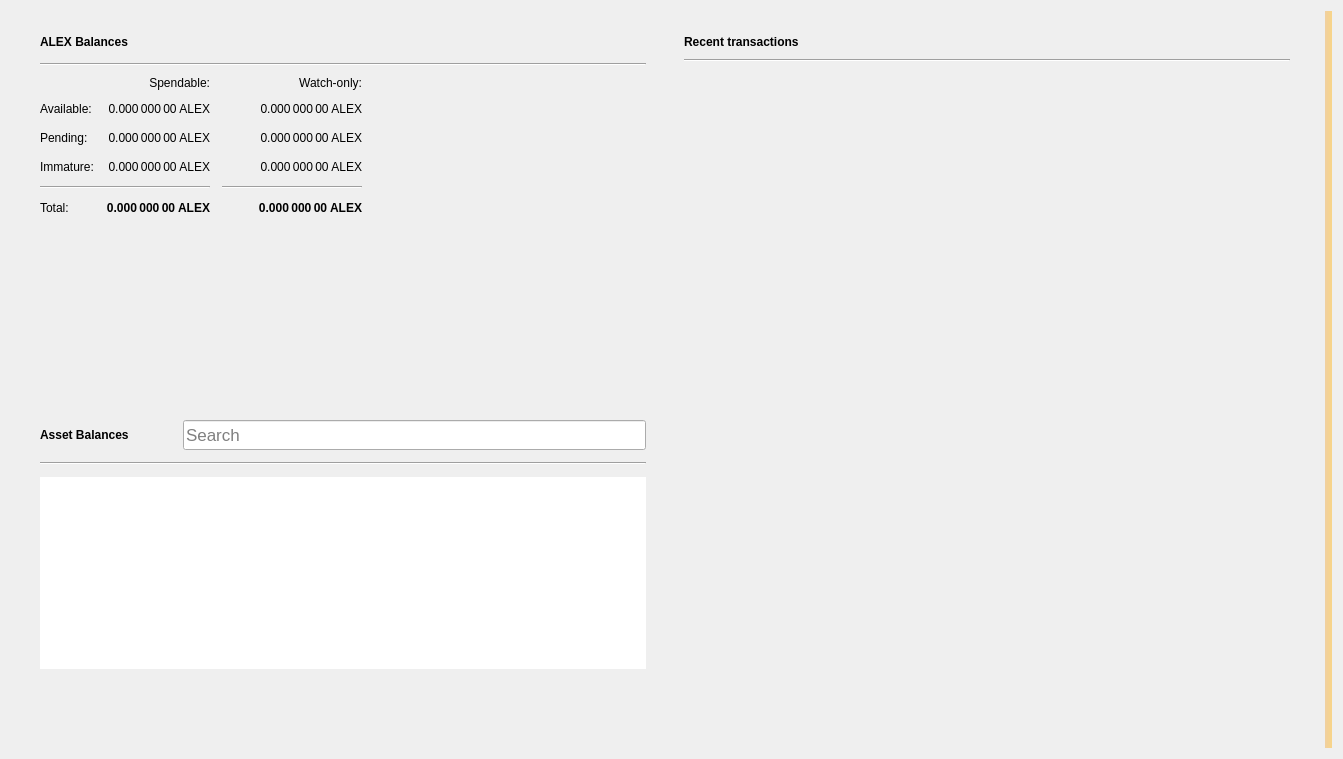
<?xml version="1.0" encoding="UTF-8"?>
<ui version="4.0">
 <class>OverviewPage</class>
 <widget class="QWidget" name="OverviewPage">
  <property name="geometry">
   <rect>
    <x>0</x>
    <y>0</y>
    <width>1343</width>
    <height>759</height>
   </rect>
  </property>
  <property name="minimumSize">
   <size>
    <width>760</width>
    <height>0</height>
   </size>
  </property>
  <property name="windowTitle">
   <string>Form</string>
  </property>
  <property name="autoFillBackground">
   <bool>false</bool>
  </property>
  <layout class="QGridLayout" name="gridLayout_3">
   <item row="0" column="1">
    <layout class="QVBoxLayout" name="verticalLayout_7">
     <property name="spacing">
      <number>0</number>
     </property>
     <property name="leftMargin">
      <number>0</number>
     </property>
     <property name="topMargin">
      <number>0</number>
     </property>
     <property name="rightMargin">
      <number>0</number>
     </property>
     <property name="bottomMargin">
      <number>0</number>
     </property>
     <item>
      <layout class="QHBoxLayout" name="horizontalLayout" stretch="0,0">
       <property name="spacing">
        <number>20</number>
       </property>
       <property name="sizeConstraint">
        <enum>QLayout::SetMinAndMaxSize</enum>
       </property>
       <property name="leftMargin">
        <number>20</number>
       </property>
       <property name="topMargin">
        <number>20</number>
       </property>
       <property name="rightMargin">
        <number>20</number>
       </property>
       <property name="bottomMargin">
        <number>20</number>
       </property>
       <item>
        <layout class="QVBoxLayout" name="verticalLayout_2">
         <property name="spacing">
          <number>0</number>
         </property>
         <property name="rightMargin">
          <number>0</number>
         </property>
         <item>
          <widget class="QFrame" name="frame">
           <property name="sizePolicy">
            <sizepolicy hsizetype="Preferred" vsizetype="Preferred">
             <horstretch>0</horstretch>
             <verstretch>0</verstretch>
            </sizepolicy>
           </property>
           <property name="minimumSize">
            <size>
             <width>350</width>
             <height>180</height>
            </size>
           </property>
           <property name="frameShape">
            <enum>QFrame::NoFrame</enum>
           </property>
           <property name="frameShadow">
            <enum>QFrame::Raised</enum>
           </property>
           <property name="lineWidth">
            <number>5</number>
           </property>
           <layout class="QVBoxLayout" name="verticalLayout_4">
            <property name="spacing">
             <number>10</number>
            </property>
            <property name="topMargin">
             <number>0</number>
            </property>
            <property name="bottomMargin">
             <number>0</number>
            </property>
            <item>
             <layout class="QHBoxLayout" name="horizontalLayout_4">
              <property name="spacing">
               <number>6</number>
              </property>
              <item>
               <widget class="QLabel" name="rvnBalancesLabel">
                <property name="font">
                 <font>
                  <weight>75</weight>
                  <bold>true</bold>
                 </font>
                </property>
                <property name="text">
                 <string>ALEX Balances</string>
                </property>
               </widget>
              </item>
              <item>
               <widget class="QPushButton" name="labelWalletStatus">
                <property name="enabled">
                 <bool>true</bool>
                </property>
                <property name="maximumSize">
                 <size>
                  <width>30</width>
                  <height>16777215</height>
                 </size>
                </property>
                <property name="toolTip">
                 <string>The displayed information may be out of date. Your wallet automatically synchronizes with the Alex network after a connection is established, but this process has not completed yet.</string>
                </property>
                <property name="text">
                 <string/>
                </property>
                <property name="icon">
                 <iconset>
                  <normaloff>:/icons/warning</normaloff>
                  <disabledoff>:/icons/warning</disabledoff>:/icons/warning</iconset>
                </property>
                <property name="iconSize">
                 <size>
                  <width>24</width>
                  <height>24</height>
                 </size>
                </property>
                <property name="flat">
                 <bool>true</bool>
                </property>
               </widget>
              </item>
              <item>
               <spacer name="horizontalSpacer_3">
                <property name="orientation">
                 <enum>Qt::Horizontal</enum>
                </property>
                <property name="sizeHint" stdset="0">
                 <size>
                  <width>40</width>
                  <height>20</height>
                 </size>
                </property>
               </spacer>
              </item>
             </layout>
            </item>
            <item>
             <widget class="Line" name="line_2">
              <property name="orientation">
               <enum>Qt::Horizontal</enum>
              </property>
             </widget>
            </item>
            <item>
             <layout class="QGridLayout" name="gridLayout">
              <property name="bottomMargin">
               <number>5</number>
              </property>
              <property name="spacing">
               <number>12</number>
              </property>
              <item row="3" column="2">
               <widget class="QLabel" name="labelWatchImmature">
                <property name="font">
                 <font>
                  <weight>50</weight>
                  <bold>false</bold>
                 </font>
                </property>
                <property name="cursor">
                 <cursorShape>IBeamCursor</cursorShape>
                </property>
                <property name="toolTip">
                 <string>Mined balance in watch-only addresses that has not yet matured</string>
                </property>
                <property name="text">
                 <string notr="true">0.000 000 00 ALEX</string>
                </property>
                <property name="alignment">
                 <set>Qt::AlignRight|Qt::AlignTrailing|Qt::AlignVCenter</set>
                </property>
                <property name="textInteractionFlags">
                 <set>Qt::LinksAccessibleByMouse|Qt::TextSelectableByKeyboard|Qt::TextSelectableByMouse</set>
                </property>
               </widget>
              </item>
              <item row="2" column="3">
               <spacer name="horizontalSpacer_2">
                <property name="orientation">
                 <enum>Qt::Horizontal</enum>
                </property>
                <property name="sizeHint" stdset="0">
                 <size>
                  <width>40</width>
                  <height>20</height>
                 </size>
                </property>
               </spacer>
              </item>
              <item row="1" column="0">
               <widget class="QLabel" name="labelBalanceText">
                <property name="text">
                 <string>Available:</string>
                </property>
               </widget>
              </item>
              <item row="1" column="2">
               <widget class="QLabel" name="labelWatchAvailable">
                <property name="font">
                 <font>
                  <weight>50</weight>
                  <bold>false</bold>
                 </font>
                </property>
                <property name="cursor">
                 <cursorShape>IBeamCursor</cursorShape>
                </property>
                <property name="toolTip">
                 <string>Your current balance in watch-only addresses</string>
                </property>
                <property name="text">
                 <string notr="true">0.000 000 00 ALEX</string>
                </property>
                <property name="alignment">
                 <set>Qt::AlignRight|Qt::AlignTrailing|Qt::AlignVCenter</set>
                </property>
                <property name="textInteractionFlags">
                 <set>Qt::LinksAccessibleByMouse|Qt::TextSelectableByKeyboard|Qt::TextSelectableByMouse</set>
                </property>
               </widget>
              </item>
              <item row="2" column="1">
               <widget class="QLabel" name="labelUnconfirmed">
                <property name="font">
                 <font>
                  <weight>50</weight>
                  <bold>false</bold>
                 </font>
                </property>
                <property name="cursor">
                 <cursorShape>IBeamCursor</cursorShape>
                </property>
                <property name="toolTip">
                 <string>Total of transactions that have yet to be confirmed, and do not yet count toward the spendable balance</string>
                </property>
                <property name="text">
                 <string notr="true">0.000 000 00 ALEX</string>
                </property>
                <property name="alignment">
                 <set>Qt::AlignRight|Qt::AlignTrailing|Qt::AlignVCenter</set>
                </property>
                <property name="textInteractionFlags">
                 <set>Qt::LinksAccessibleByMouse|Qt::TextSelectableByKeyboard|Qt::TextSelectableByMouse</set>
                </property>
               </widget>
              </item>
              <item row="4" column="2">
               <widget class="Line" name="lineWatchBalance">
                <property name="sizePolicy">
                 <sizepolicy hsizetype="Preferred" vsizetype="Fixed">
                  <horstretch>0</horstretch>
                  <verstretch>0</verstretch>
                 </sizepolicy>
                </property>
                <property name="minimumSize">
                 <size>
                  <width>140</width>
                  <height>0</height>
                 </size>
                </property>
                <property name="orientation">
                 <enum>Qt::Horizontal</enum>
                </property>
               </widget>
              </item>
              <item row="0" column="1">
               <widget class="QLabel" name="labelSpendable">
                <property name="text">
                 <string>Spendable:</string>
                </property>
                <property name="alignment">
                 <set>Qt::AlignRight|Qt::AlignTrailing|Qt::AlignVCenter</set>
                </property>
               </widget>
              </item>
              <item row="3" column="0">
               <widget class="QLabel" name="labelImmatureText">
                <property name="text">
                 <string>Immature:</string>
                </property>
               </widget>
              </item>
              <item row="5" column="2">
               <widget class="QLabel" name="labelWatchTotal">
                <property name="font">
                 <font>
                  <weight>75</weight>
                  <bold>true</bold>
                 </font>
                </property>
                <property name="cursor">
                 <cursorShape>IBeamCursor</cursorShape>
                </property>
                <property name="toolTip">
                 <string>Current total balance in watch-only addresses</string>
                </property>
                <property name="text">
                 <string notr="true">0.000 000 00 ALEX</string>
                </property>
                <property name="alignment">
                 <set>Qt::AlignRight|Qt::AlignTrailing|Qt::AlignVCenter</set>
                </property>
                <property name="textInteractionFlags">
                 <set>Qt::LinksAccessibleByMouse|Qt::TextSelectableByKeyboard|Qt::TextSelectableByMouse</set>
                </property>
               </widget>
              </item>
              <item row="4" column="0" colspan="2">
               <widget class="Line" name="line">
                <property name="orientation">
                 <enum>Qt::Horizontal</enum>
                </property>
               </widget>
              </item>
              <item row="0" column="2">
               <widget class="QLabel" name="labelWatchonly">
                <property name="text">
                 <string>Watch-only:</string>
                </property>
                <property name="alignment">
                 <set>Qt::AlignRight|Qt::AlignTrailing|Qt::AlignVCenter</set>
                </property>
               </widget>
              </item>
              <item row="5" column="1">
               <widget class="QLabel" name="labelTotal">
                <property name="font">
                 <font>
                  <weight>75</weight>
                  <bold>true</bold>
                 </font>
                </property>
                <property name="cursor">
                 <cursorShape>IBeamCursor</cursorShape>
                </property>
                <property name="toolTip">
                 <string>Your current total balance</string>
                </property>
                <property name="text">
                 <string notr="true">0.000 000 00 ALEX</string>
                </property>
                <property name="alignment">
                 <set>Qt::AlignRight|Qt::AlignTrailing|Qt::AlignVCenter</set>
                </property>
                <property name="textInteractionFlags">
                 <set>Qt::LinksAccessibleByMouse|Qt::TextSelectableByKeyboard|Qt::TextSelectableByMouse</set>
                </property>
               </widget>
              </item>
              <item row="1" column="1">
               <widget class="QLabel" name="labelBalance">
                <property name="font">
                 <font>
                  <weight>50</weight>
                  <bold>false</bold>
                 </font>
                </property>
                <property name="cursor">
                 <cursorShape>IBeamCursor</cursorShape>
                </property>
                <property name="toolTip">
                 <string>Your current spendable balance</string>
                </property>
                <property name="text">
                 <string notr="true">0.000 000 00 ALEX</string>
                </property>
                <property name="alignment">
                 <set>Qt::AlignRight|Qt::AlignTrailing|Qt::AlignVCenter</set>
                </property>
                <property name="textInteractionFlags">
                 <set>Qt::LinksAccessibleByMouse|Qt::TextSelectableByKeyboard|Qt::TextSelectableByMouse</set>
                </property>
               </widget>
              </item>
              <item row="2" column="0">
               <widget class="QLabel" name="labelPendingText">
                <property name="text">
                 <string>Pending:</string>
                </property>
               </widget>
              </item>
              <item row="5" column="0">
               <widget class="QLabel" name="labelTotalText">
                <property name="text">
                 <string>Total:</string>
                </property>
               </widget>
              </item>
              <item row="3" column="1">
               <widget class="QLabel" name="labelImmature">
                <property name="font">
                 <font>
                  <weight>50</weight>
                  <bold>false</bold>
                 </font>
                </property>
                <property name="cursor">
                 <cursorShape>IBeamCursor</cursorShape>
                </property>
                <property name="toolTip">
                 <string>Mined balance that has not yet matured</string>
                </property>
                <property name="text">
                 <string notr="true">0.000 000 00 ALEX</string>
                </property>
                <property name="alignment">
                 <set>Qt::AlignRight|Qt::AlignTrailing|Qt::AlignVCenter</set>
                </property>
                <property name="textInteractionFlags">
                 <set>Qt::LinksAccessibleByMouse|Qt::TextSelectableByKeyboard|Qt::TextSelectableByMouse</set>
                </property>
               </widget>
              </item>
              <item row="2" column="2">
               <widget class="QLabel" name="labelWatchPending">
                <property name="font">
                 <font>
                  <weight>50</weight>
                  <bold>false</bold>
                 </font>
                </property>
                <property name="cursor">
                 <cursorShape>IBeamCursor</cursorShape>
                </property>
                <property name="toolTip">
                 <string>Unconfirmed transactions to watch-only addresses</string>
                </property>
                <property name="text">
                 <string notr="true">0.000 000 00 ALEX</string>
                </property>
                <property name="alignment">
                 <set>Qt::AlignRight|Qt::AlignTrailing|Qt::AlignVCenter</set>
                </property>
                <property name="textInteractionFlags">
                 <set>Qt::LinksAccessibleByMouse|Qt::TextSelectableByKeyboard|Qt::TextSelectableByMouse</set>
                </property>
               </widget>
              </item>
             </layout>
            </item>
           </layout>
          </widget>
         </item>
         <item>
          <widget class="QWidget" name="assetVerticalSpaceWidget2" native="true">
           <property name="autoFillBackground">
            <bool>false</bool>
           </property>
           <layout class="QVBoxLayout" name="verticalLayout_6">
            <item>
             <spacer name="verticalSpacer_4">
              <property name="orientation">
               <enum>Qt::Vertical</enum>
              </property>
              <property name="sizeType">
               <enum>QSizePolicy::MinimumExpanding</enum>
              </property>
              <property name="sizeHint" stdset="0">
               <size>
                <width>20</width>
                <height>10</height>
               </size>
              </property>
             </spacer>
            </item>
           </layout>
          </widget>
         </item>
         <item>
          <widget class="QFrame" name="assetFrame">
           <property name="minimumSize">
            <size>
             <width>350</width>
             <height>150</height>
            </size>
           </property>
           <property name="autoFillBackground">
            <bool>true</bool>
           </property>
           <property name="frameShape">
            <enum>QFrame::NoFrame</enum>
           </property>
           <property name="frameShadow">
            <enum>QFrame::Plain</enum>
           </property>
           <property name="lineWidth">
            <number>0</number>
           </property>
           <layout class="QVBoxLayout" name="verticalLayout_5">
            <property name="spacing">
             <number>12</number>
            </property>
            <item>
             <layout class="QHBoxLayout" name="assetBalanceHorizontalLayout">
              <item alignment="Qt::AlignVCenter">
               <widget class="QLabel" name="assetBalanceLabel">
                <property name="font">
                 <font>
                  <weight>75</weight>
                  <bold>true</bold>
                 </font>
                </property>
                <property name="text">
                 <string>Asset Balances</string>
                </property>
               </widget>
              </item>
              <item>
               <widget class="QPushButton" name="labelAssetStatus">
                <property name="enabled">
                 <bool>true</bool>
                </property>
                <property name="maximumSize">
                 <size>
                  <width>30</width>
                  <height>16777215</height>
                 </size>
                </property>
                <property name="toolTip">
                 <string>The displayed information may be out of date. Your wallet automatically synchronizes with the Alex network after a connection is established, but this process has not completed yet.</string>
                </property>
                <property name="text">
                 <string/>
                </property>
                <property name="icon">
                 <iconset>
                  <normaloff>:/icons/warning</normaloff>
                  <disabledoff>:/icons/warning</disabledoff>:/icons/warning</iconset>
                </property>
                <property name="iconSize">
                 <size>
                  <width>24</width>
                  <height>24</height>
                 </size>
                </property>
                <property name="flat">
                 <bool>true</bool>
                </property>
               </widget>
              </item>
              <item alignment="Qt::AlignBottom">
               <widget class="QLineEdit" name="assetSearch">
                <property name="sizePolicy">
                 <sizepolicy hsizetype="Expanding" vsizetype="Preferred">
                  <horstretch>0</horstretch>
                  <verstretch>0</verstretch>
                 </sizepolicy>
                </property>
                <property name="minimumSize">
                 <size>
                  <width>0</width>
                  <height>30</height>
                 </size>
                </property>
                <property name="maximumSize">
                 <size>
                  <width>16777215</width>
                  <height>30</height>
                 </size>
                </property>
                <property name="sizeIncrement">
                 <size>
                  <width>0</width>
                  <height>0</height>
                 </size>
                </property>
                <property name="baseSize">
                 <size>
                  <width>0</width>
                  <height>0</height>
                 </size>
                </property>
                <property name="font">
                 <font>
                  <pointsize>13</pointsize>
                 </font>
                </property>
                <property name="maxLength">
                 <number>32</number>
                </property>
                <property name="frame">
                 <bool>true</bool>
                </property>
                <property name="alignment">
                 <set>Qt::AlignLeading|Qt::AlignLeft|Qt::AlignVCenter</set>
                </property>
                <property name="placeholderText">
                 <string>Search</string>
                </property>
                <property name="clearButtonEnabled">
                 <bool>true</bool>
                </property>
               </widget>
              </item>
             </layout>
            </item>
            <item>
             <widget class="Line" name="assetBalanceLine">
              <property name="orientation">
               <enum>Qt::Horizontal</enum>
              </property>
             </widget>
            </item>
            <item>
             <widget class="QListView" name="listAssets">
              <property name="frameShape">
               <enum>QFrame::NoFrame</enum>
              </property>
              <property name="lineWidth">
               <number>0</number>
              </property>
              <property name="verticalScrollMode">
               <enum>QAbstractItemView::ScrollPerItem</enum>
              </property>
             </widget>
            </item>
            <item>
             <widget class="QWidget" name="assetVerticalSpaceWidget" native="true">
              <property name="autoFillBackground">
               <bool>false</bool>
              </property>
              <layout class="QVBoxLayout" name="verticalLayout">
               <item>
                <spacer name="verticalSpacer_3">
                 <property name="orientation">
                  <enum>Qt::Vertical</enum>
                 </property>
                 <property name="sizeHint" stdset="0">
                  <size>
                   <width>20</width>
                   <height>20</height>
                  </size>
                 </property>
                </spacer>
               </item>
              </layout>
             </widget>
            </item>
           </layout>
          </widget>
         </item>
        </layout>
       </item>
       <item>
        <layout class="QVBoxLayout" name="verticalLayout_3">
         <property name="spacing">
          <number>20</number>
         </property>
         <property name="leftMargin">
          <number>0</number>
         </property>
         <item>
          <widget class="QFrame" name="frame_2">
           <property name="sizePolicy">
            <sizepolicy hsizetype="Preferred" vsizetype="Preferred">
             <horstretch>0</horstretch>
             <verstretch>0</verstretch>
            </sizepolicy>
           </property>
           <property name="minimumSize">
            <size>
             <width>350</width>
             <height>0</height>
            </size>
           </property>
           <property name="sizeIncrement">
            <size>
             <width>0</width>
             <height>300</height>
            </size>
           </property>
           <property name="frameShape">
            <enum>QFrame::NoFrame</enum>
           </property>
           <property name="frameShadow">
            <enum>QFrame::Plain</enum>
           </property>
           <property name="lineWidth">
            <number>0</number>
           </property>
           <layout class="QGridLayout" name="gridLayout_2">
            <property name="topMargin">
             <number>0</number>
            </property>
            <property name="horizontalSpacing">
             <number>12</number>
            </property>
            <item row="0" column="0">
             <layout class="QHBoxLayout" name="horizontalLayout_2">
              <property name="spacing">
               <number>6</number>
              </property>
              <item>
               <widget class="QLabel" name="recentTransactionsLabel">
                <property name="font">
                 <font>
                  <weight>75</weight>
                  <bold>true</bold>
                 </font>
                </property>
                <property name="text">
                 <string>Recent transactions</string>
                </property>
               </widget>
              </item>
              <item>
               <widget class="QPushButton" name="labelTransactionsStatus">
                <property name="enabled">
                 <bool>true</bool>
                </property>
                <property name="maximumSize">
                 <size>
                  <width>30</width>
                  <height>16777215</height>
                 </size>
                </property>
                <property name="toolTip">
                 <string>The displayed information may be out of date. Your wallet automatically synchronizes with the Alex network after a connection is established, but this process has not completed yet.</string>
                </property>
                <property name="text">
                 <string/>
                </property>
                <property name="icon">
                 <iconset>
                  <normaloff>:/icons/warning</normaloff>
                  <disabledoff>:/icons/warning</disabledoff>:/icons/warning</iconset>
                </property>
                <property name="iconSize">
                 <size>
                  <width>24</width>
                  <height>24</height>
                 </size>
                </property>
                <property name="flat">
                 <bool>true</bool>
                </property>
               </widget>
              </item>
              <item>
               <spacer name="horizontalSpacer">
                <property name="orientation">
                 <enum>Qt::Horizontal</enum>
                </property>
                <property name="sizeHint" stdset="0">
                 <size>
                  <width>40</width>
                  <height>20</height>
                 </size>
                </property>
               </spacer>
              </item>
             </layout>
            </item>
            <item row="2" column="0">
             <widget class="QListView" name="listTransactions">
              <property name="styleSheet">
               <string notr="true">QListView { background: transparent; }</string>
              </property>
              <property name="frameShape">
               <enum>QFrame::NoFrame</enum>
              </property>
              <property name="verticalScrollBarPolicy">
               <enum>Qt::ScrollBarAlwaysOff</enum>
              </property>
              <property name="horizontalScrollBarPolicy">
               <enum>Qt::ScrollBarAlwaysOff</enum>
              </property>
              <property name="selectionMode">
               <enum>QAbstractItemView::NoSelection</enum>
              </property>
             </widget>
            </item>
            <item row="1" column="0">
             <widget class="Line" name="line_3">
              <property name="orientation">
               <enum>Qt::Horizontal</enum>
              </property>
             </widget>
            </item>
           </layout>
          </widget>
         </item>
        </layout>
       </item>
      </layout>
     </item>
    </layout>
   </item>
   <item row="0" column="3">
    <widget class="QLabel" name="labelAlerts">
     <property name="visible">
      <bool>true</bool>
     </property>
     <property name="styleSheet">
      <string notr="true">QLabel { background-color: qlineargradient(x1: 0, y1: 0, x2: 1, y2: 0, stop:0 #F0D0A0, stop:1 #F8D488); color:#000000; }</string>
     </property>
     <property name="wordWrap">
      <bool>true</bool>
     </property>
     <property name="margin">
      <number>3</number>
     </property>
     <property name="textInteractionFlags">
      <set>Qt::TextSelectableByMouse</set>
     </property>
    </widget>
   </item>
  </layout>
 </widget>
 <resources/>
 <connections/>
</ui>
